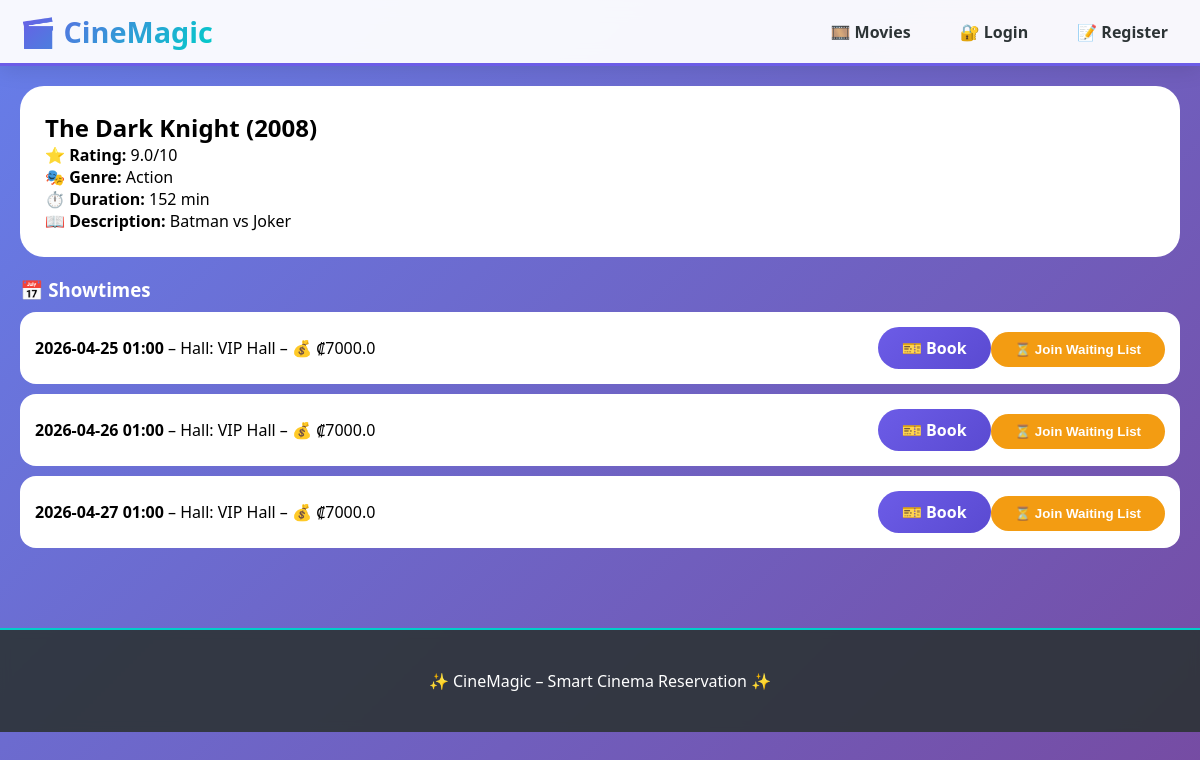
The page /movie/2 on the database its author committed.
### run.py (models this page shows)
class Movie(db.Model):
    __tablename__ = 'movies'
    id = db.Column(db.Integer, primary_key=True)
    title = db.Column(db.String(150), nullable=False)
    genre = db.Column(db.String(100))
    duration_min = db.Column(db.Integer)
    description = db.Column(db.Text)
    release_year = db.Column(db.Integer)
    rating = db.Column(db.Float)
    showtimes = db.relationship('Showtime', backref='movie', lazy=True)

class Showtime(db.Model):
    __tablename__ = 'showtimes'
    id = db.Column(db.Integer, primary_key=True)
    movie_id = db.Column(db.Integer, db.ForeignKey('movies.id'), nullable=False)
    hall_id = db.Column(db.Integer, db.ForeignKey('halls.id'), nullable=False)
    start_time = db.Column(db.DateTime, nullable=False)
    end_time = db.Column(db.DateTime, nullable=False)
    base_price = db.Column(db.Float, default=5000.0)
    bookings = db.relationship('Booking', backref='showtime', lazy=True)
    waiting_list = db.relationship('WaitingEntry', backref='showtime', lazy=True)

class Hall(db.Model):
    __tablename__ = 'halls'
    id = db.Column(db.Integer, primary_key=True)
    hall_name = db.Column(db.String(50), nullable=False)
    rows = db.Column(db.Integer, default=5)
    cols = db.Column(db.Integer, default=8)
    is_vip = db.Column(db.Boolean, default=False)
    showtimes = db.relationship('Showtime', backref='hall', lazy=True)

### run.py (the view)
@app.route('/movie/<int:movie_id>')
def movie_detail(movie_id):
    movie = Movie.query.get_or_404(movie_id)
    showtimes = Showtime.query.filter(
        Showtime.movie_id == movie_id,
        Showtime.start_time >= datetime.today()
    ).order_by(Showtime.start_time).all()
    return render_template('movie_detail.html', movie=movie, showtimes=showtimes)

### templates/movie_detail.html
{% extends "base.html" %}{% block content %}<div style="background:white; border-radius:24px; padding:25px; margin-bottom:20px;"><h2>{{ movie.title }} ({{ movie.release_year }})</h2><p><strong>⭐ Rating:</strong> {{ movie.rating }}/10</p><p><strong>🎭 Genre:</strong> {{ movie.genre }}</p><p><strong>⏱️ Duration:</strong> {{ movie.duration_min }} min</p><p><strong>📖 Description:</strong> {{ movie.description }}</p></div><h3 style="color:white;">📅 Showtimes</h3>{% for st in showtimes %}<div style="background:white; border-radius:16px; padding:15px; margin:10px 0; display:flex; justify-content:space-between; align-items:center; flex-wrap:wrap;"><div><strong>{{ st.start_time.strftime("%Y-%m-%d %H:%M") }}</strong> – Hall: {{ st.hall.hall_name }} – 💰 ₡{{ st.base_price }}</div><div><a href="{{ url_for("book_seat", showtime_id=st.id) }}" class="btn">🎫 Book</a><form method="POST" action="{{ url_for("join_waiting", showtime_id=st.id) }}" style="display:inline;"><input type="hidden" name="num_seats" value="1"><button style="background:#f39c12;">⏳ Join Waiting List</button></form></div></div>{% else %}<p style="color:white;">No upcoming showtimes.</p>{% endfor %}{% endblock %}

### static/style.css (style rules this page uses)
:root { --primary: #6c5ce7; --primary-dark: #5a4ad1; --secondary: #00cec9; --danger: #e74c3c; --success: #00b894; --warning: #fdcb6e; --dark: #2d3436; }
* { margin:0; padding:0; box-sizing:border-box; }
body { font-family: 'Segoe UI', system-ui; background: linear-gradient(135deg, #667eea 0%, #764ba2 100%); min-height: 100vh; }
.btn, button { background: linear-gradient(135deg, var(--primary), var(--primary-dark)); color: white; border: none; padding: 10px 24px; border-radius: 40px; font-weight: 600; cursor: pointer; transition: 0.2s; text-decoration: none; display: inline-block; }

### rows shown on the page
Movie: title "The Dark Knight", release_year "2008", rating "9.0", genre "Action", duration_min "152", description "Batman vs Joker"
Showtime: start_time "2026-04-25 01:00", hall.hall_name "VIP Hall", base_price "7000.0"
Showtime: start_time "2026-04-26 01:00", hall.hall_name "VIP Hall", base_price "7000.0"
Showtime: start_time "2026-04-27 01:00", hall.hall_name "VIP Hall", base_price "7000.0"
